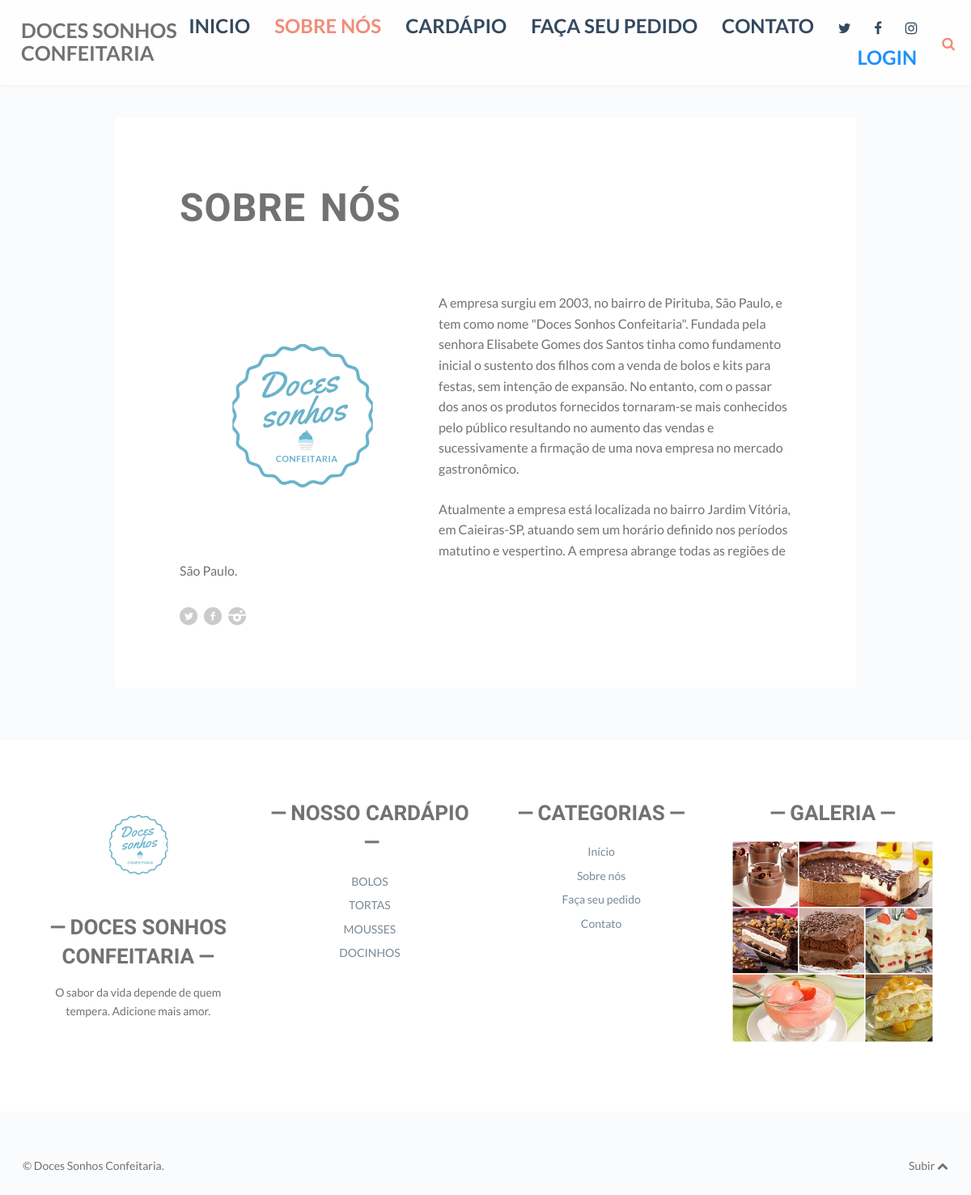
The app's page /designconfeitaria/sobrenos.php with its own data.
### tables this page shows
CREATE TABLE `categoria` (
  `codcategoria` int(11) NOT NULL,
  `descricao` varchar(50) NOT NULL
);

### admconfeitaria/model/conexao.php (called while the page is built)
<?php
class Conexao
{
	function Conectar()
	{
		$con = new PDO("mysql:host=localhost;dbname=bdconfeitaria;port=3306;","root","");
		return $con;
	}
}
?>

### admconfeitaria/model/categoria.php (called while the page is built, shortened)
<?php
	class Categoria
	{
		public $con;
		function __CONSTRUCT()
		{
			include_once("conexao.php");
			$conexao = new Conexao();
			$this->con = $conexao->Conectar();
	    }
		function Consultar()
		{
			$dados = array();
			$sql = $this->con->prepare("select * from categoria");
			$sql->execute();
			foreach ($sql->fetchAll(PDO::FETCH_OBJ) as $linha)
			{
				$cat = new Categoria();
				$cat->codcategoria 		= $linha->codcategoria;
				$cat->descricao 	= $linha->descricao;
				$dados[] = $cat;
			}
			return $dados;
		}
	}
	?>

### designconfeitaria/sobrenos.php (the view, shortened to what this page needs)
<?php
include_once("../admconfeitaria/controller/categoria.controller.php");
?>
<!doctype html>
<html class="home blog no-js" lang="pt">
<head>
    <link rel="stylesheet" href="https://stackpath.bootstrapcdn.com/font-awesome/4.7.0/css/font-awesome.min.css" type="text/css" media="all"/>
    <link rel="stylesheet" href="css/style.css" type="text/css" media="screen"/>
    <link rel="stylesheet" href="css/print.css" type="text/css" media="print"/>
</head>
<body class="home sticky-menu sidebar-off" id="top">
<header class="header">
    <div class="header-wrap">
        <div class="logo plain logo-left">
            <div class="site-title">
                <a href="index.php" title="Go to Home">Doces Sonhos Confeitaria</a>
            </div>
        </div>
        <nav id="nav" role="navigation">
            <div class="table">
                <div class="table-cell">
                    <ul id="menu-menu-1" class="">
                        <li class="menu-item">
                            <a href="index.php">Inicio</a></li>
                        <li class="menu-item current-menu-item">
                            <a href="sobrenos.php">Sobre Nós</a></li>
                        <li class="menu-item">
                            <a href="#">Cardápio</a>
                        </li>
                        <?php
                        if(!isset($_SESSION['codusuario'])) { ?>
                            <li class="menu-item">
                            <a href="facaseupedido.php">Faça seu pedido</a></li>
                        <?php } ?>
                        <li class="menu-item">
                            <a href="contato.php">Contato</a></li>
                        <li class="menu-inline menu-item">
                            <a title="Twitter" href="http://twitter.com/cdocessonhos">
                                <i class="fa fa-twitter"></i><span class="i">Twitter</span>
                            </a></li>
                        <li class="menu-inline menu-item">
                            <a title="Facebook" href="http://www.facebook.com/confeidocessonhos">
                                <i class="fa fa-facebook"></i><span class="i">Facebook</span>
                            </a></li>
                        <li class="menu-inline menu-item">
                            <a title="Instagram" href="http://www.instagram.com/confeidocessonhos">
                                <i class="fa fa-instagram"></i><span class="i">Instagram</span>
                            </a>
                        </li>
                        <?php
                                if(!isset($_SESSION['codusuario'])){ ?>
                                <li>
                                    <span>
                                        <a class="form-submit" href="facaseupedido.php"><font color="#1E90FF"><b>Login</b></a></span></font>
                                </li>
                                <?php } ?>
                    </ul>
                </div>
            </div>
        </nav>
        <a href="#topsearch" class="search-trigger"><i class="fa fa-search"></i></a>
    </div>
</header>
<div class="wrap full-wrap">
    <div class="main-wrap">
        <section class="main">
            <article class="post page">
                <div class="inner">
                    <h1 class="text-center">Sobre nós</h1>
                    <div class="post-content">
                        <p><img class="size-full alignleft rounded" src="images/docessonhos.png" alt="docessonhosconfeitarialogo" width="300" height="300">
                            A empresa surgiu em 2003, no bairro de Pirituba, São Paulo, e tem como nome "Doces Sonhos Confeitaria". Fundada pela senhora Elisabete Gomes dos Santos tinha como fundamento inicial o sustento dos filhos com a venda de bolos e kits para festas, sem intenção de expansão. No entanto, com o passar dos anos os produtos fornecidos tornaram-se mais conhecidos pelo público resultando no aumento das vendas e sucessivamente a firmação de uma nova empresa no mercado gastronômico.
                        </p>
                            <p>Atualmente a empresa está localizada no bairro Jardim Vitória, em Caieiras-SP, atuando sem um horário definido nos períodos matutino e vespertino. A empresa abrange todas as regiões de São Paulo.</p>
                        <p>
                            <a target="_self" class="social twitter black" href="http://twitter.com/cdocessonhos"> Twitter </a>
                            <a target="_self" class="social facebook black" href="http://www.facebook.com/confeidocessonhos"> Facebook&nbsp;</a>
                            <a target="_self" class="social instagram black" href="http://www.instagram.com/confeidocessonhos">&nbsp;instagram&nbsp;</a>
                        </p>
                    </div>
                </div>
            </article>
        </section>
    </div>
</div>
<div class="footer-widgets widget-count-4">
    <div class="wrap">
        <div class="mt-about-you-widget">
            <div class="widget footer">
                <img class="mt-about-avatar" src="images/docessonhos.png" alt="Doces Sonhos"/>
                <h4>Doces Sonhos Confeitaria</h4>
                <div class="mt-about-bio">
                    <p>O sabor da vida depende de quem tempera. Adicione mais amor.</p>
                </div>
            </div>
        </div>
        <div class="widget footer"><h4>Nosso Cardápio</h4>
            <ul>
                <?php
                 foreach ($cat->Consultar() as $linha) { ?>
                <li class="menu-item">
                <a href="produto.php?codcategoria=<?php echo $linha->codcategoria;?>"><?php echo $linha->descricao;?></a>
                </li>
                <?php } ?>
            </ul>
        </div>
        <div class="widget footer"><h4>Categorias</h4>
            <ul>
                <li class="cat-item cat-item-6">
                    <a href="index.php">Início</a>
                </li>
                <li class="cat-item cat-item-7">
                    <a href="sobrenos.php" >Sobre nós</a>
                </li>
                <li class="cat-item cat-item-8">
                    <a href="facaseupedido.php">Faça seu pedido</a>
                </li>
                <li class="cat-item cat-item-9">
                    <a href="contato.php">Contato</a>
                </li>
            </ul>
        </div>
        <div class="widget footer"><h4>Galeria</h4>
            <div class="textwidget">
                <img src="images/galeria1.jpg" alt="" style="width: 250px;">
            </div>
        </div>
    </div>
</div>
<footer class="footer">
    <div class="footer-wrap">
        <div id="footer-text">&copy; Doces Sonhos Confeitaria.</div>
        <a href="#top" id="btt">Subir <i class="fa fa-chevron-up"></i></a>
    </div>
</footer>
</body>
</html>

### designconfeitaria/css/print.css (style rules this page uses)
* { background: transparent !important; color: black !important; text-shadow: none !important; filter:none !important; -ms-filter: none !important; }
a, a:visited { color: #444 !important; text-decoration: underline; }
a[href]:after { content: " (" attr(href) ")"; }
.ir a:after, a[href^="javascript:"]:after, a[href^="#"]:after { content: ""; }
tr, img { page-break-inside: avoid; }
p, h2, h3 { orphans: 3; widows: 3; }
body { font-size: 14px; font-family: Arial, Verdana, sans-serif; }
section, div, article, aside, header .strap { float: left; width:100%; }
nav, #searchform, .flexslider, footer .right, footer .credit, footer ul, .sidebar, .navigation, #respond, .contact-form, section.footer { display:none; }
h1 { font-size: 200%; margin-bottom: 0; }
h4 { font-size: 140%; }
footer { padding-top: 10px; border-top: 1px solid #ccc; }
header { padding: 20px 0; }
.portfolio a[href]:after, header a[href]:after, .archive a[href]:after { content: ""; }

### records on screen
categoria: descricao "BOLOS"
categoria: descricao "TORTAS"
categoria: descricao "MOUSSES"
categoria: descricao "DOCINHOS"
